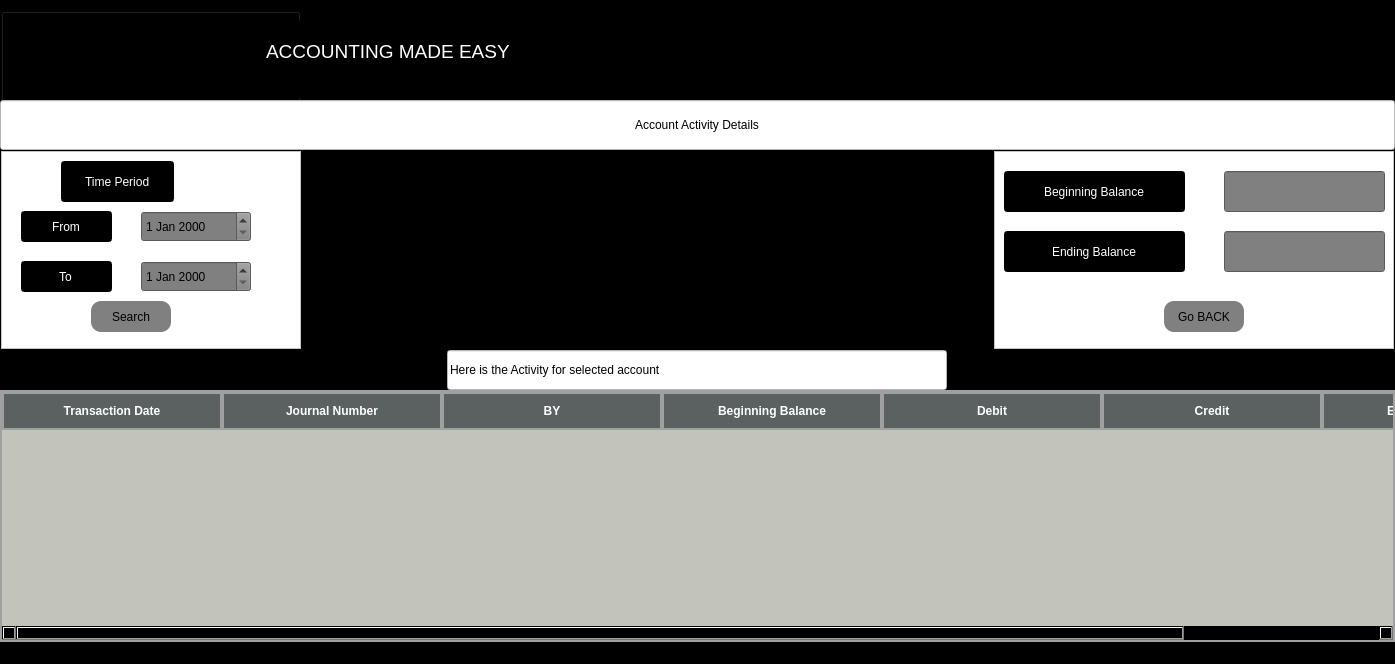
<?xml version="1.0" encoding="UTF-8"?>
<ui version="4.0">
 <class>ActivitySummary</class>
 <widget class="QMainWindow" name="ActivitySummary">
  <property name="geometry">
   <rect>
    <x>0</x>
    <y>0</y>
    <width>1395</width>
    <height>664</height>
   </rect>
  </property>
  <property name="windowTitle">
   <string>MainWindow</string>
  </property>
  <property name="styleSheet">
   <string notr="true">background-color:black;
</string>
  </property>
  <widget class="QWidget" name="centralwidget">
   <layout class="QVBoxLayout" name="verticalLayout">
    <property name="spacing">
     <number>0</number>
    </property>
    <property name="leftMargin">
     <number>0</number>
    </property>
    <property name="topMargin">
     <number>0</number>
    </property>
    <property name="rightMargin">
     <number>0</number>
    </property>
    <property name="bottomMargin">
     <number>0</number>
    </property>
    <item>
     <widget class="QStackedWidget" name="UpperLogoBar">
      <property name="minimumSize">
       <size>
        <width>0</width>
        <height>100</height>
       </size>
      </property>
      <property name="maximumSize">
       <size>
        <width>16777215</width>
        <height>100</height>
       </size>
      </property>
      <property name="styleSheet">
       <string notr="true">background-color:black;</string>
      </property>
      <property name="frameShape">
       <enum>QFrame::StyledPanel</enum>
      </property>
      <property name="frameShadow">
       <enum>QFrame::Raised</enum>
      </property>
      <widget class="QWidget" name="LogoStack_2">
       <property name="minimumSize">
        <size>
         <width>0</width>
         <height>100</height>
        </size>
       </property>
       <property name="maximumSize">
        <size>
         <width>16777215</width>
         <height>100</height>
        </size>
       </property>
       <widget class="QTextEdit" name="Motto_2">
        <property name="geometry">
         <rect>
          <x>260</x>
          <y>20</y>
          <width>914</width>
          <height>80</height>
         </rect>
        </property>
        <property name="cursor" stdset="0">
         <cursorShape>IBeamCursor</cursorShape>
        </property>
        <property name="styleSheet">
         <string notr="true">margin-bottom:3px;
color:white;</string>
        </property>
        <property name="readOnly">
         <bool>true</bool>
        </property>
        <property name="html">
         <string>&lt;!DOCTYPE HTML PUBLIC &quot;-//W3C//DTD HTML 4.0//EN&quot; &quot;http://www.w3.org/TR/REC-html40/strict.dtd&quot;&gt;
&lt;html&gt;&lt;head&gt;&lt;meta name=&quot;qrichtext&quot; content=&quot;1&quot; /&gt;&lt;meta charset=&quot;utf-8&quot; /&gt;&lt;style type=&quot;text/css&quot;&gt;
p, li { white-space: pre-wrap; }
hr { height: 1px; border-width: 0; }
li.unchecked::marker { content: &quot;\2610&quot;; }
li.checked::marker { content: &quot;\2612&quot;; }
&lt;/style&gt;&lt;/head&gt;&lt;body style=&quot; font-family:'Sans Serif'; font-size:9pt; font-weight:400; font-style:normal;&quot;&gt;
&lt;p style=&quot;-qt-paragraph-type:empty; margin-top:0px; margin-bottom:0px; margin-left:0px; margin-right:0px; -qt-block-indent:0; text-indent:0px;&quot;&gt;&lt;br /&gt;&lt;/p&gt;
&lt;p style=&quot; margin-top:0px; margin-bottom:0px; margin-left:0px; margin-right:0px; -qt-block-indent:0; text-indent:0px;&quot;&gt;&lt;span style=&quot; font-size:14pt;&quot;&gt;ACCOUNTING MADE EASY&lt;/span&gt;&lt;/p&gt;&lt;/body&gt;&lt;/html&gt;</string>
        </property>
       </widget>
       <widget class="QPushButton" name="MainWindow">
        <property name="geometry">
         <rect>
          <x>0</x>
          <y>10</y>
          <width>300</width>
          <height>100</height>
         </rect>
        </property>
        <property name="minimumSize">
         <size>
          <width>300</width>
          <height>100</height>
         </size>
        </property>
        <property name="cursor">
         <cursorShape>PointingHandCursor</cursorShape>
        </property>
        <property name="text">
         <string>PushButton</string>
        </property>
        <property name="icon">
         <iconset>
          <activeon>:/images/AppLogo.png</activeon>
         </iconset>
        </property>
        <property name="iconSize">
         <size>
          <width>300</width>
          <height>100</height>
         </size>
        </property>
       </widget>
       <zorder>MainWindow</zorder>
       <zorder>Motto_2</zorder>
      </widget>
     </widget>
    </item>
    <item>
     <widget class="QLineEdit" name="lineEdit">
      <property name="sizePolicy">
       <sizepolicy hsizetype="Preferred" vsizetype="Preferred">
        <horstretch>0</horstretch>
        <verstretch>0</verstretch>
       </sizepolicy>
      </property>
      <property name="minimumSize">
       <size>
        <width>700</width>
        <height>50</height>
       </size>
      </property>
      <property name="styleSheet">
       <string notr="true">background-color:white;
color:black;

font: 900 10pt &quot;Segoe UI Black&quot;;
</string>
      </property>
      <property name="text">
       <string>Account Activity Details</string>
      </property>
      <property name="alignment">
       <set>Qt::AlignCenter</set>
      </property>
      <property name="readOnly">
       <bool>true</bool>
      </property>
     </widget>
    </item>
    <item>
     <widget class="QFrame" name="frame_3">
      <property name="minimumSize">
       <size>
        <width>1000</width>
        <height>200</height>
       </size>
      </property>
      <property name="styleSheet">
       <string notr="true">background-color:black;
</string>
      </property>
      <property name="frameShape">
       <enum>QFrame::StyledPanel</enum>
      </property>
      <property name="frameShadow">
       <enum>QFrame::Raised</enum>
      </property>
      <layout class="QGridLayout" name="gridLayout">
       <property name="leftMargin">
        <number>0</number>
       </property>
       <property name="topMargin">
        <number>0</number>
       </property>
       <property name="rightMargin">
        <number>0</number>
       </property>
       <property name="bottomMargin">
        <number>0</number>
       </property>
       <property name="spacing">
        <number>0</number>
       </property>
       <item row="0" column="0">
        <widget class="QFrame" name="frame">
         <property name="minimumSize">
          <size>
           <width>300</width>
           <height>180</height>
          </size>
         </property>
         <property name="styleSheet">
          <string notr="true">background-color:white;

</string>
         </property>
         <property name="frameShape">
          <enum>QFrame::StyledPanel</enum>
         </property>
         <property name="frameShadow">
          <enum>QFrame::Raised</enum>
         </property>
         <widget class="QLineEdit" name="lineEdit_2">
          <property name="geometry">
           <rect>
            <x>60</x>
            <y>10</y>
            <width>113</width>
            <height>41</height>
           </rect>
          </property>
          <property name="styleSheet">
           <string notr="true">background-color:black;
color:white;
font: 900 9pt &quot;Segoe UI Black&quot;;</string>
          </property>
          <property name="text">
           <string>Time Period</string>
          </property>
          <property name="alignment">
           <set>Qt::AlignCenter</set>
          </property>
          <property name="readOnly">
           <bool>true</bool>
          </property>
         </widget>
         <widget class="QLineEdit" name="lineEdit_3">
          <property name="geometry">
           <rect>
            <x>20</x>
            <y>60</y>
            <width>91</width>
            <height>31</height>
           </rect>
          </property>
          <property name="styleSheet">
           <string notr="true">background-color:black;
color:white;
font: 900 9pt &quot;Segoe UI Black&quot;;</string>
          </property>
          <property name="text">
           <string>From</string>
          </property>
          <property name="alignment">
           <set>Qt::AlignCenter</set>
          </property>
          <property name="readOnly">
           <bool>true</bool>
          </property>
         </widget>
         <widget class="QLineEdit" name="lineEdit_5">
          <property name="geometry">
           <rect>
            <x>20</x>
            <y>110</y>
            <width>91</width>
            <height>31</height>
           </rect>
          </property>
          <property name="styleSheet">
           <string notr="true">background-color:black;
color:white;
font: 900 9pt &quot;Segoe UI Black&quot;;</string>
          </property>
          <property name="text">
           <string>To</string>
          </property>
          <property name="alignment">
           <set>Qt::AlignCenter</set>
          </property>
          <property name="readOnly">
           <bool>true</bool>
          </property>
         </widget>
         <widget class="QDateEdit" name="ReadFromDate">
          <property name="geometry">
           <rect>
            <x>140</x>
            <y>60</y>
            <width>110</width>
            <height>31</height>
           </rect>
          </property>
          <property name="styleSheet">
           <string notr="true">background-color:gray;
color:black;</string>
          </property>
         </widget>
         <widget class="QDateEdit" name="ReadToDate">
          <property name="geometry">
           <rect>
            <x>140</x>
            <y>110</y>
            <width>110</width>
            <height>31</height>
           </rect>
          </property>
          <property name="styleSheet">
           <string notr="true">background-color:gray;
color:black;</string>
          </property>
         </widget>
         <widget class="QPushButton" name="pushButton">
          <property name="geometry">
           <rect>
            <x>90</x>
            <y>150</y>
            <width>80</width>
            <height>31</height>
           </rect>
          </property>
          <property name="styleSheet">
           <string notr="true">border-radius:10;
background-color:gray;</string>
          </property>
          <property name="text">
           <string>Search</string>
          </property>
         </widget>
        </widget>
       </item>
       <item row="0" column="1">
        <spacer name="horizontalSpacer">
         <property name="orientation">
          <enum>Qt::Horizontal</enum>
         </property>
         <property name="sizeHint" stdset="0">
          <size>
           <width>433</width>
           <height>20</height>
          </size>
         </property>
        </spacer>
       </item>
       <item row="0" column="2">
        <widget class="QFrame" name="frame_2">
         <property name="minimumSize">
          <size>
           <width>400</width>
           <height>150</height>
          </size>
         </property>
         <property name="sizeIncrement">
          <size>
           <width>400</width>
           <height>150</height>
          </size>
         </property>
         <property name="styleSheet">
          <string notr="true">background-color:white;

</string>
         </property>
         <property name="frameShape">
          <enum>QFrame::StyledPanel</enum>
         </property>
         <property name="frameShadow">
          <enum>QFrame::Raised</enum>
         </property>
         <widget class="QLineEdit" name="lineEdit_7">
          <property name="geometry">
           <rect>
            <x>10</x>
            <y>20</y>
            <width>181</width>
            <height>41</height>
           </rect>
          </property>
          <property name="styleSheet">
           <string notr="true">background-color:black;
color:white;
font: 900 9pt &quot;Segoe UI Black&quot;;</string>
          </property>
          <property name="text">
           <string>Beginning Balance</string>
          </property>
          <property name="alignment">
           <set>Qt::AlignCenter</set>
          </property>
          <property name="readOnly">
           <bool>true</bool>
          </property>
         </widget>
         <widget class="QLineEdit" name="ReadOpeningBalance">
          <property name="geometry">
           <rect>
            <x>230</x>
            <y>20</y>
            <width>161</width>
            <height>41</height>
           </rect>
          </property>
          <property name="styleSheet">
           <string notr="true">background-color:gray;
color:black;
font: 900 9pt &quot;Segoe UI Black&quot;;</string>
          </property>
         </widget>
         <widget class="QLineEdit" name="lineEdit_8">
          <property name="geometry">
           <rect>
            <x>10</x>
            <y>80</y>
            <width>181</width>
            <height>41</height>
           </rect>
          </property>
          <property name="styleSheet">
           <string notr="true">background-color:black;
color:white;
font: 900 9pt &quot;Segoe UI Black&quot;;</string>
          </property>
          <property name="text">
           <string>Ending Balance</string>
          </property>
          <property name="alignment">
           <set>Qt::AlignCenter</set>
          </property>
          <property name="readOnly">
           <bool>true</bool>
          </property>
         </widget>
         <widget class="QLineEdit" name="ReadClosingBalance">
          <property name="geometry">
           <rect>
            <x>230</x>
            <y>80</y>
            <width>161</width>
            <height>41</height>
           </rect>
          </property>
          <property name="styleSheet">
           <string notr="true">background-color:gray;
color:black;
font: 900 9pt &quot;Segoe UI Black&quot;;</string>
          </property>
         </widget>
         <widget class="QPushButton" name="GoBack">
          <property name="geometry">
           <rect>
            <x>170</x>
            <y>150</y>
            <width>80</width>
            <height>31</height>
           </rect>
          </property>
          <property name="styleSheet">
           <string notr="true">border-radius:10;
background-color:gray;</string>
          </property>
          <property name="text">
           <string>Go BACK</string>
          </property>
         </widget>
        </widget>
       </item>
      </layout>
     </widget>
    </item>
    <item alignment="Qt::AlignHCenter">
     <widget class="QLineEdit" name="LabelAccount">
      <property name="minimumSize">
       <size>
        <width>500</width>
        <height>40</height>
       </size>
      </property>
      <property name="styleSheet">
       <string notr="true">background-color:white;
color:black;
font: 900 9pt &quot;Segoe UI Black&quot;;</string>
      </property>
      <property name="text">
       <string>Here is the Activity for selected account</string>
      </property>
      <property name="readOnly">
       <bool>true</bool>
      </property>
     </widget>
    </item>
    <item>
     <widget class="QTableWidget" name="ActivityTable">
      <property name="minimumSize">
       <size>
        <width>1100</width>
        <height>200</height>
       </size>
      </property>
      <property name="styleSheet">
       <string notr="true">QTableWidget {
    background-color: rgb(194,196,188);     /* Background color of the table */
    gridline-color: #8F8F8F;        /* Gridline color */
    border: 2px solid #A0A0A0;      /* Border around the table */
}

QHeaderView::section {
    background-color: rgb(91,97,97); 
color:white;     /* Header background color */
    padding: 8px;                   /* Header padding */
    font-weight: bold;              /* Header font */
    border: 2px solid #A0A0A0;      /* Border around headers */
}

QTableWidget::item {
    padding: 5px;                   /* Padding for cells */
    background-color: rgb(209,212,203);      /* Default background color for cells */
}

QTableWidget::item:alternate {
    background-color: rgb(233,245,201);      /* Alternating row color */
}

QTableWidget::item:selected {
    background-color: #A0A0FF;      /* Background color when a cell is selected */
    color: white;                   /* Text color when a cell is selected */
}

QTableWidget QScrollBar:vertical {
    background: #F5F5F5;            /* Vertical scrollbar background */
    width: 15px;                    /* Scrollbar width */
}

QTableWidget QScrollBar::handle:vertical {
    background: #B0B0B0;            /* Vertical scrollbar handle color */
    border-radius: 4px;             /* Rounded scrollbar handle */
}
</string>
      </property>
      <property name="rowCount">
       <number>0</number>
      </property>
      <attribute name="horizontalHeaderDefaultSectionSize">
       <number>220</number>
      </attribute>
      <attribute name="horizontalHeaderStretchLastSection">
       <bool>true</bool>
      </attribute>
      <column>
       <property name="text">
        <string>Transaction Date</string>
       </property>
      </column>
      <column>
       <property name="text">
        <string>Journal Number</string>
       </property>
      </column>
      <column>
       <property name="text">
        <string>BY</string>
       </property>
      </column>
      <column>
       <property name="text">
        <string>Beginning Balance</string>
       </property>
      </column>
      <column>
       <property name="text">
        <string>Debit</string>
       </property>
      </column>
      <column>
       <property name="text">
        <string>Credit</string>
       </property>
      </column>
      <column>
       <property name="text">
        <string>Ending Balance</string>
       </property>
      </column>
     </widget>
    </item>
   </layout>
  </widget>
  <widget class="QStatusBar" name="statusbar"/>
  <widget class="QMenuBar" name="menuBar">
   <property name="geometry">
    <rect>
     <x>0</x>
     <y>0</y>
     <width>1395</width>
     <height>22</height>
    </rect>
   </property>
  </widget>
 </widget>
 <resources/>
 <connections/>
</ui>
